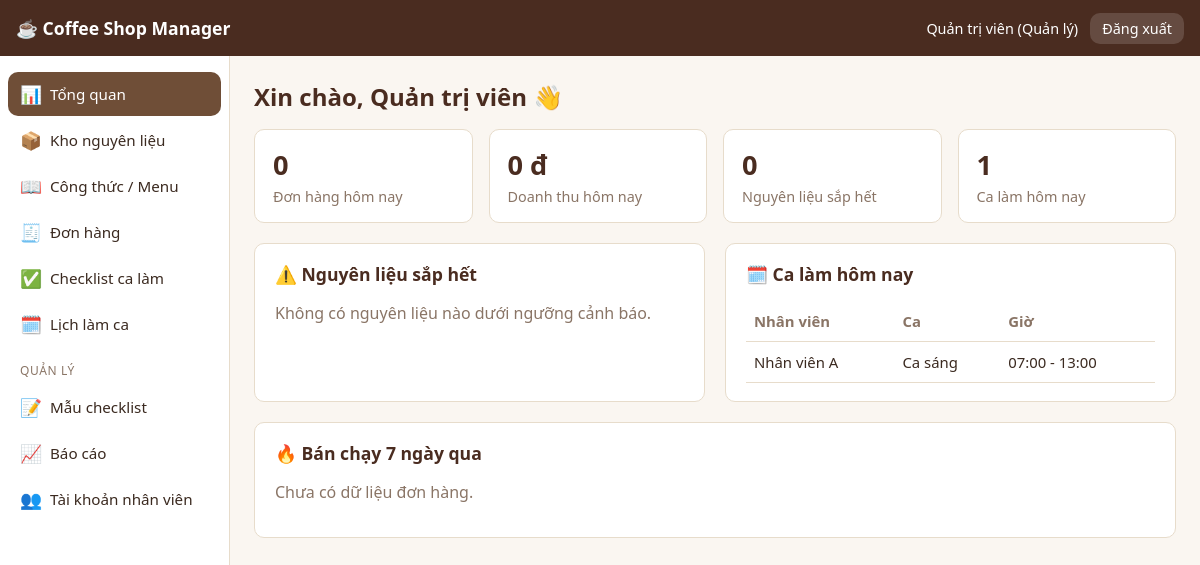
Page /index.php?page=dashboard (signed in) on the committed database.
### tables this page shows
CREATE TABLE IF NOT EXISTS shifts (
    id INT UNSIGNED AUTO_INCREMENT PRIMARY KEY,
    staff_id INT UNSIGNED NOT NULL,
    shift_date DATE NOT NULL,
    shift_type ENUM('sang','chieu','toi') NOT NULL DEFAULT 'sang',
    start_time TIME DEFAULT NULL,
    end_time TIME DEFAULT NULL,
    note VARCHAR(255) DEFAULT NULL,
    created_at TIMESTAMP NOT NULL DEFAULT CURRENT_TIMESTAMP,
    FOREIGN KEY (staff_id) REFERENCES users(id) ON DELETE CASCADE
);

CREATE TABLE IF NOT EXISTS users (
    id INT UNSIGNED AUTO_INCREMENT PRIMARY KEY,
    full_name VARCHAR(100) NOT NULL,
    username VARCHAR(50) NOT NULL UNIQUE,
    password VARCHAR(255) NOT NULL,
    role ENUM('admin','staff') NOT NULL DEFAULT 'staff',
    phone VARCHAR(20) DEFAULT NULL,
    active TINYINT(1) NOT NULL DEFAULT 1,
    created_at TIMESTAMP NOT NULL DEFAULT CURRENT_TIMESTAMP
);

### includes/auth.php (called while the page is built, shortened)
<?php
function is_logged_in()
{
    return !empty($_SESSION['user_id']);
}
function current_user()
{
    return [
        'id' => $_SESSION['user_id'],
        'name' => $_SESSION['user_name'],
        'role' => $_SESSION['user_role'],
    ];
}

### includes/functions.php (called while the page is built, shortened)
<?php
function e($value)
{
    return htmlspecialchars((string) $value, ENT_QUOTES, 'UTF-8');
}
function format_money($amount)
{
    return number_format((float) $amount, 0, ',', '.') . ' đ';
}
function shift_type_label($type)
{
    $labels = ['sang' => 'Ca sáng', 'chieu' => 'Ca chiều', 'toi' => 'Ca tối'];
    return $labels[$type] ?? $type;
}

### pages/dashboard.php (the view, shortened to what this page needs)
<?php
$user = current_user();
$stmt = $pdo->prepare("SELECT COUNT(*) AS cnt, COALESCE(SUM(total_amount),0) AS total
    FROM orders WHERE status = 'completed' AND DATE(created_at) = CURDATE()");
$stmt->execute();
$todayStats = $stmt->fetch();
$lowStock = $pdo->query("SELECT * FROM ingredients WHERE quantity <= low_stock_threshold ORDER BY quantity ASC")->fetchAll();
$shiftStmt = $pdo->prepare("SELECT s.*, u.full_name FROM shifts s
    JOIN users u ON u.id = s.staff_id
    WHERE s.shift_date = CURDATE()
    ORDER BY FIELD(s.shift_type,'sang','chieu','toi')");
$shiftStmt->execute();
$todayShifts = $shiftStmt->fetchAll();
$topStmt = $pdo->query("SELECT recipe_name, SUM(quantity) AS qty FROM order_items oi
    JOIN orders o ON o.id = oi.order_id
    WHERE o.status = 'completed' AND o.created_at >= (CURDATE() - INTERVAL 7 DAY)
    GROUP BY recipe_name ORDER BY qty DESC LIMIT 5");
$topItems = $topStmt->fetchAll();
?>
<h1 class="page-title">Xin chào, <?= e($user['name']) ?> 👋</h1>
<div class="stat-grid">
    <div class="stat-card">
        <div class="stat-value"><?= (int) $todayStats['cnt'] ?></div>
        <div class="stat-label">Đơn hàng hôm nay</div>
    </div>
    <div class="stat-card">
        <div class="stat-value"><?= format_money($todayStats['total']) ?></div>
        <div class="stat-label">Doanh thu hôm nay</div>
    </div>
    <div class="stat-card <?= count($lowStock) ? 'stat-warning' : '' ?>">
        <div class="stat-value"><?= count($lowStock) ?></div>
        <div class="stat-label">Nguyên liệu sắp hết</div>
    </div>
    <div class="stat-card">
        <div class="stat-value"><?= count($todayShifts) ?></div>
        <div class="stat-label">Ca làm hôm nay</div>
    </div>
</div>
<div class="grid-2">
    <div class="card">
        <h2>⚠️ Nguyên liệu sắp hết</h2>
        <?php if (empty($lowStock)): ?>
            <p class="muted">Không có nguyên liệu nào dưới ngưỡng cảnh báo.</p>
        <?php endif; ?>
    </div>
    <div class="card">
        <h2>🗓️ Ca làm hôm nay</h2>
        <?php if (empty($todayShifts)): ?>
            <p class="muted">Chưa có ca làm nào được xếp cho hôm nay.</p>
        <?php else: ?>
        <table class="table">
            <thead><tr><th>Nhân viên</th><th>Ca</th><th>Giờ</th></tr></thead>
            <tbody>
            <?php foreach ($todayShifts as $shift): ?>
                <tr>
                    <td><?= e($shift['full_name']) ?></td>
                    <td><?= shift_type_label($shift['shift_type']) ?></td>
                    <td><?= e(substr($shift['start_time'] ?? '', 0, 5)) ?> - <?= e(substr($shift['end_time'] ?? '', 0, 5)) ?></td>
                </tr>
            <?php endforeach; ?>
            </tbody>
        </table>
        <?php endif; ?>
    </div>
</div>
<div class="card">
    <h2>🔥 Bán chạy 7 ngày qua</h2>
    <?php if (empty($topItems)): ?>
        <p class="muted">Chưa có dữ liệu đơn hàng.</p>
    <?php endif; ?>
</div>

### assets/css/style.css (style rules this page uses)
:root { --brown-dark: #4a2c20; --brown: #6f4e37; --brown-light: #a9765b; --cream: #f7f0e6; --bg: #faf6f1; --card-bg: #ffffff; --text: #3b2a20; --muted: #8a7566; --border: #e7dccb; --success: #2e7d32; --success-bg: #e6f4ea; --danger: #c0392b; --danger-bg: #fbe9e7; --radius: 10px; }
* { box-sizing: border-box; }
body { margin: 0; font-family: 'Segoe UI', Roboto, Helvetica, Arial, sans-serif; background: var(--bg); color: var(--text); }
.page-title { margin: 0 0 16px; font-size: 1.5rem; color: var(--brown-dark); }
.muted { color: var(--muted); }
.card { background: var(--card-bg); border: 1px solid var(--border); border-radius: var(--radius); padding: 18px 20px; margin-bottom: 20px; }
.card h2 { margin-top: 0; font-size: 1.1rem; color: var(--brown-dark); }
.grid-2 { display: grid; grid-template-columns: 1fr 1fr; gap: 20px; }
.stat-grid { display: grid; grid-template-columns: repeat(auto-fit, minmax(180px, 1fr)); gap: 16px; margin-bottom: 20px; }
.stat-card { background: var(--card-bg); border: 1px solid var(--border); border-radius: var(--radius); padding: 16px 18px; }
.stat-value { font-size: 1.7rem; font-weight: 700; color: var(--brown-dark); }
.stat-label { color: var(--muted); font-size: 0.9rem; margin-top: 4px; }
.table { width: 100%; border-collapse: collapse; }
.table th, .table td { text-align: left; padding: 10px 8px; border-bottom: 1px solid var(--border); font-size: 0.93rem; }
.table th { color: var(--muted); font-weight: 600; }

### rows in the picture
shifts: staff.full_name "Nhân viên A", shift_type "Ca sáng", start_time "07:00", end_time "13:00"

### other values in the picture
APP_NAME "Coffee Shop Manager"
$user['name'] "Quản trị viên"
$icon "📊 📦 📖 🧾 ✅ 🗓️ 📝 📈 👥"
$label "Tổng quan Kho nguyên liệu Công thức / Menu Đơn hàng Checklist ca làm Lịch làm ca Mẫu checklist Báo cáo Tài khoản nhân viên"
$todayStats['cnt'] "0"
format_money($todayStats['total']) "0 đ"
count($lowStock) "0"
count($todayShifts) "1"
